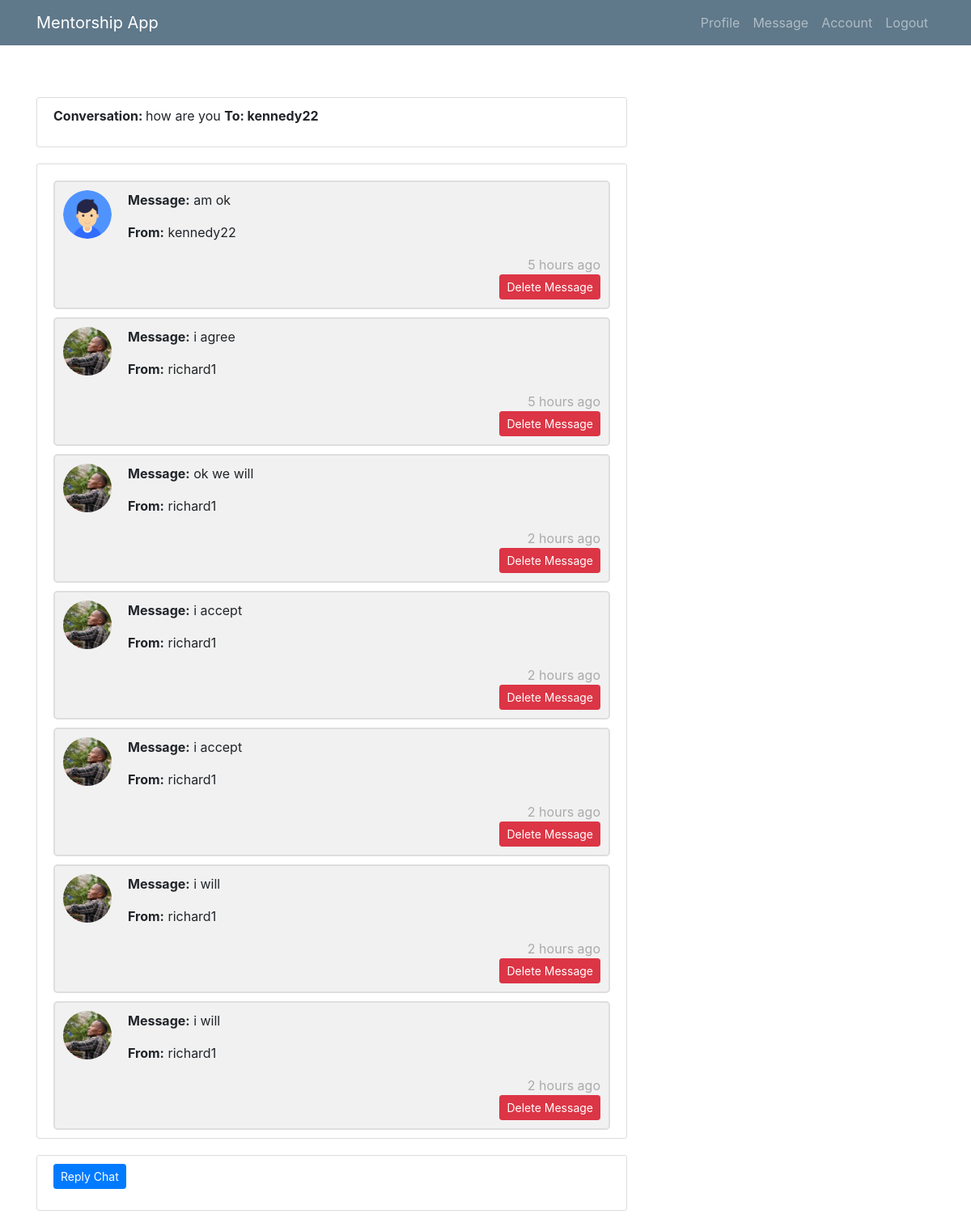
Page /conv/8 (signed in) on the earlier database version.
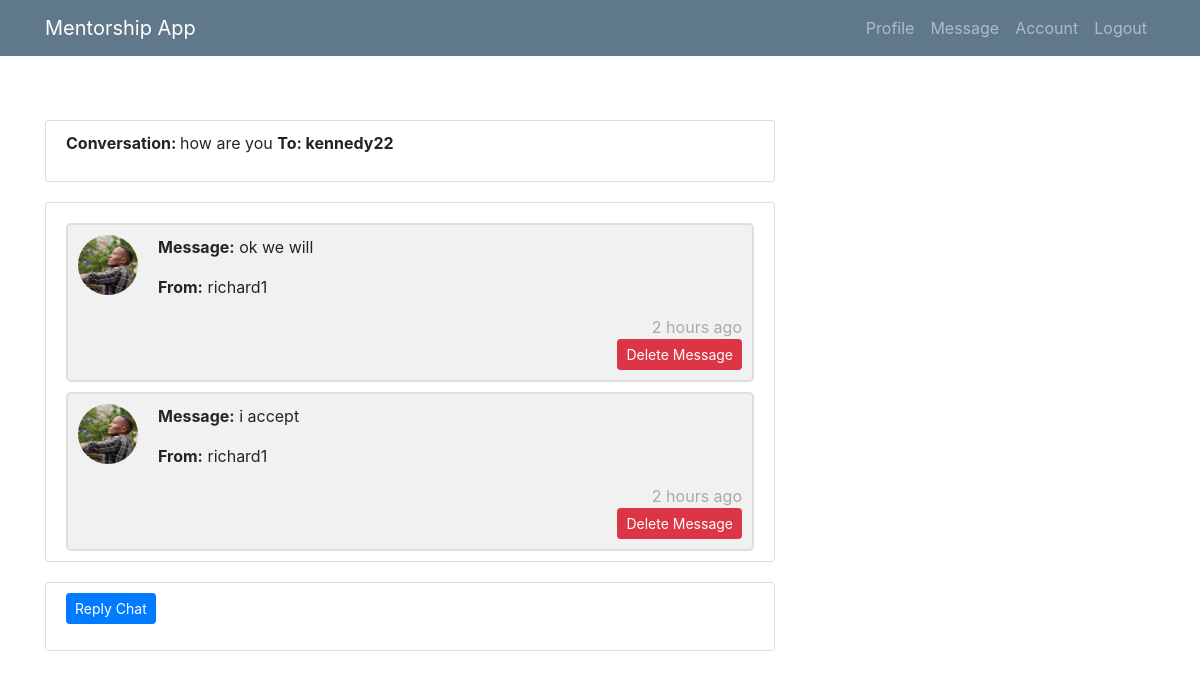
Same page on the later database version.
### mentee/models.py (models this page shows, shortened)
class Conversation(models.Model):
    sender = models.ForeignKey(User, related_name="sender1", on_delete=models.CASCADE, null=True)
    receipient = models.ForeignKey(User, related_name="receipient1", on_delete=models.CASCADE)
    conversation = models.TextField(max_length=100)
    sent_at = models.DateTimeField(null=True, blank=True)
    @property
    def get_replies(self):
        return self.replies.all()

class User(AbstractUser):
    is_mentee = models.BooleanField(default=False)
    is_mentor = models.BooleanField(default=False)

class Reply(models.Model):
    sender = models.ForeignKey(User, related_name="sender2", on_delete=models.CASCADE, null=True)
    reply = models.TextField(blank=True, null=True)
    replied_at = models.DateTimeField(blank=True, null=True)
    conversation = models.ForeignKey('Conversation', related_name='replies', on_delete=models.CASCADE)

class Profile(models.Model):
    user = models.OneToOneField(User, on_delete=models.CASCADE)
    image = models.ImageField(default='default.jpg', upload_to='profile_pics')
    education = models.CharField(default='degree', max_length=100)

### mentee/views/mentor.py (the view)
# urls.py: path('conv/<int:pk>', mentor.ConversationDetailView.as_view(), name='conv-reply'),
class ConversationDetailView(LoginRequiredMixin, UserPassesTestMixin, DetailView):
    model = Conversation
    template_name = 'mentor/conversation1.html'
    context_object_name = 'conv'
    def test_func(self):
        return self.request.user.is_mentor
    def get_queryset(self):
        return self.model.objects.filter(sender=self.request.user)

### mentee/templates/mentor/conversation1.html (shortened to what this page needs)
{% extends 'mentor/base1.html' %}
{% load humanize %}
{% block content %}
<br><br><br><br><br>
<div class="row">
        <div class="col-md-8">
 <div class="content-section">
     <p><b>Conversation: </b>{{ conv.conversation }} <b> To: {{ conv.receipient }}</b></p>
 </div>
        </div>
</div>
<div class="row">
        <div class="col-md-8">
 <div class="content-section">
     {% for reply in conv.get_replies %}
        <div class="container1">
  <img src="{{ reply.sender.profile.image.url }}" alt="Avatar">
  <p><b>Message:</b> {{ reply.reply }}</p>
            <p> <b>From:</b> {{ reply.sender }}</p>
            <span class="time-right">{{ reply.replied_at|naturaltime }}</span> </br>
            <span class="time-right"><a class="btn btn-danger btn-sm" href="{% url 'chat-delete' pk=reply.pk %}">Delete Message</a></span>
</div>
     {% endfor %}
 </div>
        </div>
</div>
<div class="row">
        <div class="col-md-8">
 <div class="content-section">
	 <p><a class="btn btn-primary btn-sm" href="{% url 'reply1' pk=conv.pk %}">Reply Chat</a></p>
	 </div>
        </div>
</div>
{% endblock %}

### mentee/templates/mentor/base1.html (shortened to what this page needs)
{% load static %}
<!DOCTYPE html>
<html lang="en" xmlns="http://www.w3.org/1999/html">
  <head>
    <link rel="stylesheet" type="text/css" href="{% static 'mentee/main.css' %}">
      <link rel="stylesheet" type="text/css" href="{% static 'css/bootstrap.css' %}">
      <link rel="stylesheet" type="text/css" href="{% static 'css/bootstrap-grid.css' %}">
      <link rel="stylesheet" type="text/css" href="{% static 'css/bootstrap-reboot.css' %}">
  </head>
  <body>
  <header class="site-header">
      <nav class="navbar navbar-expand-md navbar-dark bg-steel fixed-top">
        <div class="container">
          <a class="navbar-brand mr-4" href="">Mentorship App</a>
          <div class="collapse navbar-collapse" id="navbarToggle">
            <div class="navbar-nav">
             {% if user.is_authenticated %}
                <a class="nav-item nav-link" href="{% url 'profile1' %}">Profile</a>
                <a class="nav-item nav-link" href="{% url 'module-message1' %}">Message</a>
                <a class="nav-item nav-link" href="{% url 'account1' %}">Account</a>
                <a class="nav-item nav-link" href="{% url 'logout1' %}">Logout</a>
              {% else %}
                <a class="nav-item nav-link" href="{% url 'home' %}">Home</a>
                <a class="nav-item nav-link" href="{% url 'login1' %}">Login</a>
                <a class="nav-item nav-link" href="{% url 'register1' %}">Register</a>
              {% endif %}
            </div>
          </div>
        </div>
      </nav>
    </header>
<div class="container">
  {% block content %}{% endblock %}
</div>
  </body>
</html>

### mentee/static/mentee/main.css (style rules this page uses)
body { background: #fafafa; color: #333333; margin-top: 5rem; }
.bg-steel { background-color: #5f788a; }
.site-header .navbar-nav .nav-link { color: #cbd5db; }
.content-section { background: #ffffff; padding: 10px 20px; border: 1px solid #dddddd; border-radius: 3px; margin-bottom: 20px; }

### mentee/templates/mentor/conversation1.html (style rules this page uses)
.container1 { border: 2px solid #dedede; background-color: #f1f1f1; border-radius: 5px; padding: 10px; margin-top: 10px; }
.container1::after { content: ""; clear: both; display: table; }
.container1 img { float: left; max-width: 60px; width: 100%; margin-right: 20px; border-radius: 50%; }
.time-right { float: right; color: #aaa; }

Differences in the rows shown:
removed Reply: sender.profile.image (placeholder picture), reply "am ok", sender "kennedy22", replied_at "5 hours ago"
removed Reply: sender.profile.image (picture), reply "i agree", sender "richard1", replied_at "5 hours ago"
removed Reply: sender.profile.image (picture), reply "i accept", sender "richard1", replied_at "2 hours ago"
removed Reply: sender.profile.image (picture), reply "i will", sender "richard1", replied_at "2 hours ago"
removed Reply: sender.profile.image (picture), reply "i will", sender "richard1", replied_at "2 hours ago"
